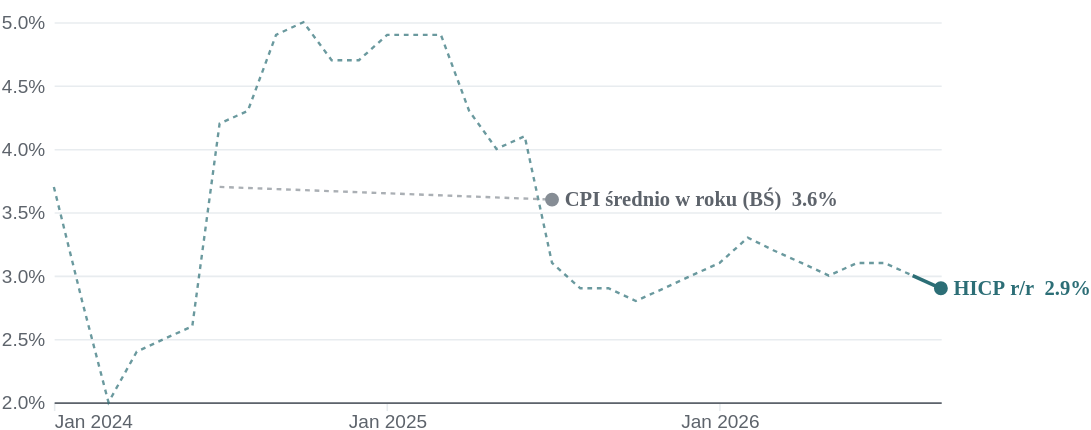

Vega-Lite specification for this chart:
### Vega-Lite specification from a JSON file in a GitHub repository (floating-point values rounded to 4 significant figures)
{"$schema": "https://vega.github.io/schema/vega-lite/v6.json", "width": 560, "height": 240, "padding": {"left": 0, "right": 0, "top": 8, "bottom": 0}, "data": {"values": [{"s": "HICP r/r", "role": "accent", "si": 0, "t": "2024-01", "v": 3.7, "ill": true, "joint": false, "prelim": false, "last": false}, {"s": "HICP r/r", "role": "accent", "si": 0, "t": "2024-02", "v": 2.8, "ill": true, "joint": false, "prelim": false, "last": false}, {"s": "HICP r/r", "role": "accent", "si": 0, "t": "2024-03", "v": 2, "ill": true, "joint": false, "prelim": false, "last": false}, {"s": "HICP r/r", "role": "accent", "si": 0, "t": "2024-04", "v": 2.4, "ill": true, "joint": false, "prelim": false, "last": false}, {"s": "HICP r/r", "role": "accent", "si": 0, "t": "2024-05", "v": 2.5, "ill": true, "joint": false, "prelim": false, "last": false}, {"s": "HICP r/r", "role": "accent", "si": 0, "t": "2024-06", "v": 2.6, "ill": true, "joint": false, "prelim": false, "last": false}, {"s": "HICP r/r", "role": "accent", "si": 0, "t": "2024-07", "v": 4.2, "ill": true, "joint": false, "prelim": false, "last": false}, {"s": "HICP r/r", "role": "accent", "si": 0, "t": "2024-08", "v": 4.3, "ill": true, "joint": false, "prelim": false, "last": false}, {"s": "HICP r/r", "role": "accent", "si": 0, "t": "2024-09", "v": 4.9, "ill": true, "joint": false, "prelim": false, "last": false}, {"s": "HICP r/r", "role": "accent", "si": 0, "t": "2024-10", "v": 5, "ill": true, "joint": false, "prelim": false, "last": false}, {"s": "HICP r/r", "role": "accent", "si": 0, "t": "2024-11", "v": 4.7, "ill": true, "joint": false, "prelim": false, "last": false}, {"s": "HICP r/r", "role": "accent", "si": 0, "t": "2024-12", "v": 4.7, "ill": true, "joint": false, "prelim": false, "last": false}, {"s": "HICP r/r", "role": "accent", "si": 0, "t": "2025-01", "v": 4.9, "ill": true, "joint": false, "prelim": false, "last": false}, {"s": "HICP r/r", "role": "accent", "si": 0, "t": "2025-02", "v": 4.9, "ill": true, "joint": false, "prelim": false, "last": false}, {"s": "HICP r/r", "role": "accent", "si": 0, "t": "2025-03", "v": 4.9, "ill": true, "joint": false, "prelim": false, "last": false}, {"s": "HICP r/r", "role": "accent", "si": 0, "t": "2025-04", "v": 4.3, "ill": true, "joint": false, "prelim": false, "last": false}, {"s": "HICP r/r", "role": "accent", "si": 0, "t": "2025-05", "v": 4, "ill": true, "joint": false, "prelim": false, "last": false}, {"s": "HICP r/r", "role": "accent", "si": 0, "t": "2025-06", "v": 4.1, "ill": true, "joint": false, "prelim": false, "last": false}, {"s": "HICP r/r", "role": "accent", "si": 0, "t": "2025-07", "v": 3.1, "ill": true, "joint": false, "prelim": false, "last": false}, {"s": "HICP r/r", "role": "accent", "si": 0, "t": "2025-08", "v": 2.9, "ill": true, "joint": false, "prelim": false, "last": false}, {"s": "HICP r/r", "role": "accent", "si": 0, "t": "2025-09", "v": 2.9, "ill": true, "joint": false, "prelim": false, "last": false}, {"s": "HICP r/r", "role": "accent", "si": 0, "t": "2025-10", "v": 2.8, "ill": true, "joint": false, "prelim": false, "last": false}, {"s": "HICP r/r", "role": "accent", "si": 0, "t": "2025-11", "v": 2.9, "ill": true, "joint": false, "prelim": false, "last": false}, {"s": "HICP r/r", "role": "accent", "si": 0, "t": "2025-12", "v": 3, "ill": true, "joint": false, "prelim": false, "last": false}, {"s": "HICP r/r", "role": "accent", "si": 0, "t": "2026-01", "v": 3.1, "ill": true, "joint": false, "prelim": false, "last": false}, {"s": "HICP r/r", "role": "accent", "si": 0, "t": "2026-02", "v": 3.3, "ill": true, "joint": false, "prelim": false, "last": false}, {"s": "HICP r/r", "role": "accent", "si": 0, "t": "2026-03", "v": 3.2, "ill": true, "joint": false, "prelim": false, "last": false}, {"s": "HICP r/r", "role": "accent", "si": 0, "t": "2026-04", "v": 3.1, "ill": true, "joint": false, "prelim": false, "last": false}, {"s": "HICP r/r", "role": "accent", "si": 0, "t": "2026-05", "v": 3, "ill": true, "joint": false, "prelim": false, "last": false}, {"s": "HICP r/r", "role": "accent", "si": 0, "t": "2026-06", "v": 3.1, "ill": true, "joint": false, "prelim": false, "last": false}, {"s": "HICP r/r", "role": "accent", "si": 0, "t": "2026-07", "v": 3.1, "ill": true, "joint": false, "prelim": false, "last": false}, {"s": "HICP r/r", "role": "accent", "si": 0, "t": "2026-08", "v": 3, "ill": false, "joint": true, "prelim": false, "last": false}, {"s": "HICP r/r", "role": "accent", "si": 0, "t": "2026-09", "v": 2.9, "ill": false, "joint": false, "prelim": false, "last": true}, {"s": "CPI średnio w roku (BŚ)", "role": "context", "si": 1, "t": "2024-07", "v": 3.7, "ill": true, "joint": false, "prelim": false, "last": false}, {"s": "CPI średnio w roku (BŚ)", "role": "context", "si": 1, "t": "2025-07", "v": 3.6, "ill": false, "joint": true, "prelim": false, "last": true}]}, "config": {"font": "Plus Jakarta Sans", "view": {"stroke": null}, "axis": {"labelFont": "Inter Variable, Plus Jakarta Sans, sans-serif"}}, "encoding": {"x": {"field": "t", "type": "temporal", "title": null, "axis": {"format": "%b %Y", "labelColor": "#5D636B", "tickColor": "#E8ECEF", "domainColor": "#5D636B", "tickCount": 4, "labelFlush": true, "grid": false, "labelFontSize": 12}}, "y": {"field": "v", "type": "quantitative", "title": null, "scale": {"zero": false, "nice": true}, "axis": {"format": ".1f", "labelColor": "#5D636B", "gridColor": "#E8ECEF", "domain": false, "ticks": false, "tickCount": 5, "labelPadding": 6, "labelFontSize": 12, "labelExpr": "datum.label + '%'"}}, "color": {"field": "role", "type": "nominal", "scale": {"domain": ["accent", "context"], "range": ["#2C6E76", "#868D95"]}, "legend": null}}, "layer": [{"transform": [{"filter": "datum.ill || datum.joint"}], "mark": {"type": "line", "strokeWidth": 1.5, "strokeDash": [3, 3], "opacity": 0.7}, "encoding": {"detail": {"field": "s"}}}, {"transform": [{"filter": "!datum.ill"}], "mark": {"type": "line", "strokeWidth": 2.25, "interpolate": "linear"}, "encoding": {"detail": {"field": "s"}, "strokeWidth": {"condition": {"test": "datum.role === 'context'", "value": 1.75}, "value": 2.5}}}, {"transform": [{"filter": "datum.last"}], "mark": {"type": "point", "filled": false, "size": 46, "opacity": 1, "strokeWidth": 2}, "encoding": {"fill": {"condition": [{"test": "datum.prelim", "value": "white"}, {"test": "datum.role === 'accent'", "value": "#2C6E76"}], "value": "#868D95"}}}, {"transform": [{"filter": "datum.last"}, {"calculate": "datum.s + '  ' + format(datum.v, '.1f') + '%'", "as": "lab"}], "mark": {"type": "text", "align": "left", "dx": 8, "fontSize": 13, "fontWeight": 600, "font": "Plus Jakarta Sans"}, "encoding": {"text": {"field": "lab"}, "color": {"condition": {"test": "datum.role === 'accent'", "value": "#2C6E76"}, "value": "#5D636B"}}}]}
